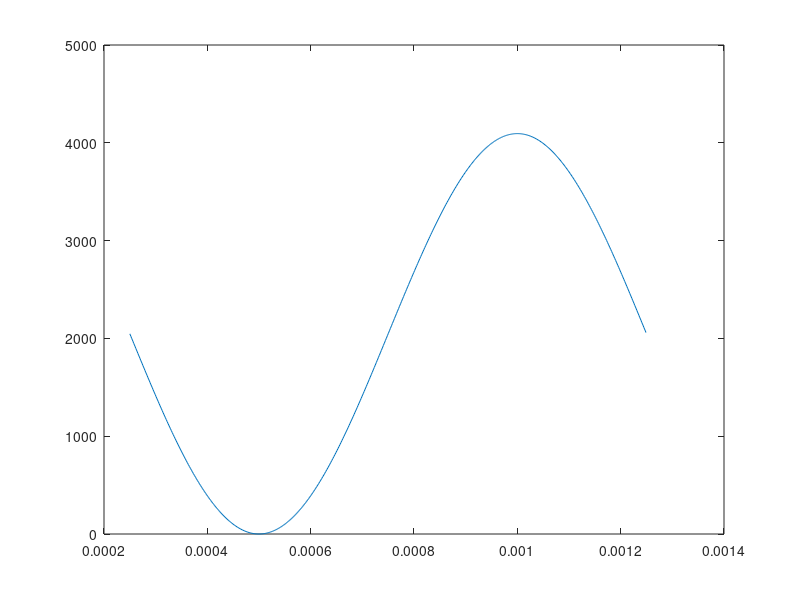

Reproduce this figure in MATLAB.
close all;
clear all;
clf;

% Generate 64 points of single-cycle sine wave 
frequency = 1000;
timeperiod = 1/frequency;
amplitude = 2047;
dcoffset = 2047;
%t=0.00025:0.0000158:1.25*timeperiod;           % 64 data points
%t=0.00025:0.00000782:1.25*timeperiod;          % 128 data points
 t=0.00025:0.000001955:1.25*timeperiod;         % 512 data points
sinedata=dcoffset+amplitude*cos(2*pi*frequency*t);
plot(t,sinedata)
return  
resultcount = size(sinedata)(2)               % 2nd column is count

headerfile = "sine.h";
author = "chris sutton";
delete (headerfile);
headerfileID = fopen(headerfile,'a');

fprintf(headerfileID, '/** \n');
fprintf(headerfileID, ' * @file %s \n', headerfile);
fprintf(headerfileID, ' * @author %s \n', author);
fprintf(headerfileID, ' * @brief  \n');
fprintf(headerfileID, ' * @version 0.1 \n');
fprintf(headerfileID, ' * @date %s \n', date());
fprintf(headerfileID, ' * @copyright Copyright (c) 2020 \n');
fprintf(headerfileID, ' * Generated by GNU Octave.\n');
fprintf(headerfileID, ' */ \n\n');

fprintf(headerfileID, '#ifndef __SINE_H__\n');
fprintf(headerfileID, '#define __SINE_H__\n\n');

fprintf(headerfileID, '#define SINE_DATA_SIZE %d\n\n', resultcount);

%fprintf(headerfileID, "// SINE WAVE TABLE DATA: Freq=%d(Hz) TimePeriod=%d Amplitude=%d dcoffset=%d\n", frequency, timeperiod, amplitude, dcoffset);
fprintf(headerfileID, 'uint32_t sine_data_table[SINE_DATA_SIZE] = {\n\t');


colcount=0;
% Iterate the matrix result, insert comma, but not after last item
for i = 1:resultcount
   fprintf(headerfileID, '%d', int32(sinedata(i)));
   if(i != resultcount)
    fprintf(headerfileID, ", ");
   endif
   colcount=colcount+1;
   if(colcount > 10)
    colcount=0;
    fprintf(headerfileID, '\n\t');
   endif
endfor

fprintf(headerfileID, '\n};\n\t');
fprintf(headerfileID, '\n\n');

fprintf(headerfileID, '#endif //__SINE_H__\n\n');

fclose(headerfileID);